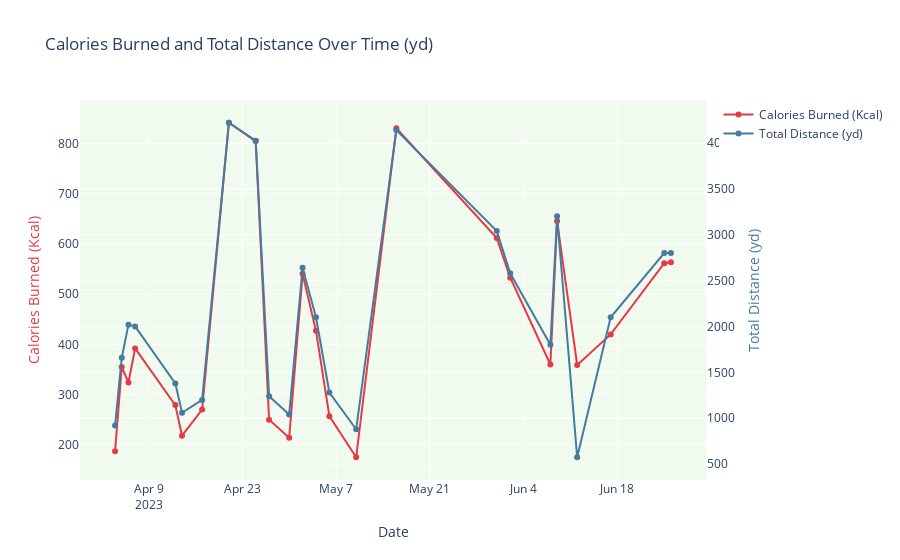
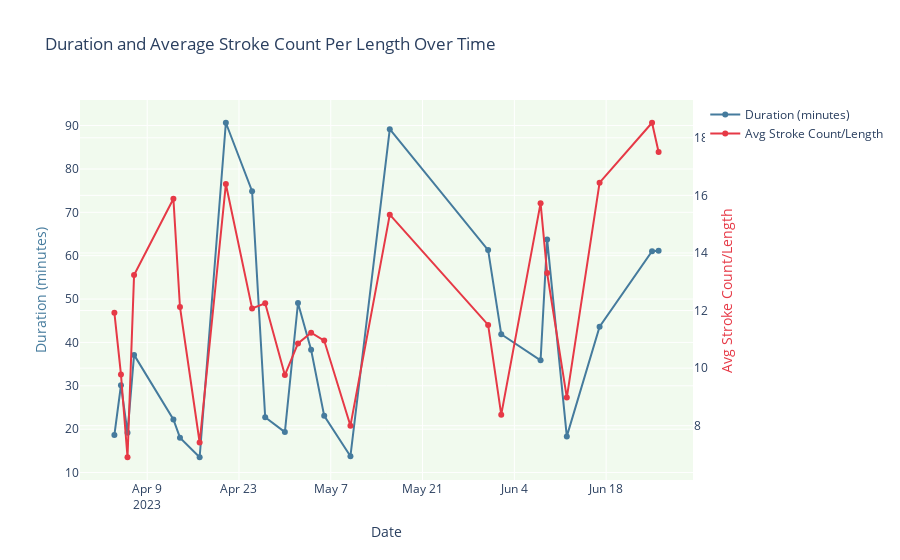

Source (notebook cell) for these figures, in order:
### Code cell
import pandas as pd
import plotly.graph_objects as go

# Load the aggregated swim data
data_path = '/Users/ngirmay/Documents/GitHub/ironman_retrospective/form_swimming/form_swim_data/aggregated_swim_data.csv'
swim_data = pd.read_csv(data_path)

# Ensure 'Swim Date' is in datetime format
swim_data['Swim Date'] = pd.to_datetime(swim_data['Swim Date'])

# Define the path to save visualizations and statistics
visualization_save_path = '/Users/ngirmay/Documents/GitHub/ironman_retrospective/IronMan_2023/swim/visualizations/'
stats_save_path = '/Users/ngirmay/Documents/GitHub/ironman_retrospective/IronMan_2023/swim/stats/'

# --- Visualization 1: Calories Burned and Total Distance Swum Over Time ---
fig_calories_distance = go.Figure()

# Add Calories Burned as a line plot
fig_calories_distance.add_trace(go.Scatter(x=swim_data['Swim Date'], y=swim_data['Calories'],
                          mode='lines+markers', name='Calories Burned (Kcal)', line=dict(color='#e63946')))

# Add Total Distance as a line plot on the same graph
fig_calories_distance.add_trace(go.Scatter(x=swim_data['Swim Date'], y=swim_data['Dist (yd)'],
                          mode='lines+markers', name='Total Distance (yd)', line=dict(color='#457b9d'), yaxis='y2'))

# Add secondary y-axis for the distance
fig_calories_distance.update_layout(
    title="Calories Burned and Total Distance Over Time (yd)",
    xaxis=dict(title='Date'),
    yaxis=dict(title='Calories Burned (Kcal)', titlefont=dict(color='#e63946')),
    yaxis2=dict(title='Total Distance (yd)', titlefont=dict(color='#457b9d'), overlaying='y', side='right'),
    plot_bgcolor='#f1faee'
)

# Save the first plot as HTML
fig_calories_distance.write_html(f"{visualization_save_path}calories_burned_total_distance.html")
# Show the first plot
fig_calories_distance.show()

# --- Visualization 2: Duration and Average Stroke Count Per Length Over Time ---
fig_duration_stroke_count = go.Figure()

# Add Duration (in minutes) as a line plot
fig_duration_stroke_count.add_trace(go.Scatter(x=swim_data['Swim Date'], y=swim_data['Move Time (min)'],
                          mode='lines+markers', name='Duration (minutes)', line=dict(color='#457b9d')))

# Add Average Stroke Count Per Length as a line plot on the same graph
fig_duration_stroke_count.add_trace(go.Scatter(x=swim_data['Swim Date'], y=swim_data['Avg Strk Count/Len'],
                          mode='lines+markers', name='Avg Stroke Count/Length', line=dict(color='#e63946'), yaxis='y2'))

# Add secondary y-axis for the average stroke count per length
fig_duration_stroke_count.update_layout(
    title="Duration and Average Stroke Count Per Length Over Time",
    xaxis=dict(title='Date'),
    yaxis=dict(title='Duration (minutes)', titlefont=dict(color='#457b9d')),
    yaxis2=dict(title='Avg Stroke Count/Length', titlefont=dict(color='#e63946'), overlaying='y', side='right'),
    plot_bgcolor='#f1faee'
)

# Save the second plot as HTML
fig_duration_stroke_count.write_html(f"{visualization_save_path}duration_avg_stroke_count_over_time.html")
# Show the second plot
fig_duration_stroke_count.show()

# --- Summary Statistics ---
summary_statistics_df = swim_data[['Calories', 'Dist (yd)', 'Move Time (min)', 'Avg Strk Count/Len']].describe().T
summary_statistics_df.columns = ['Count', 'Mean', 'Std Dev', 'Min', '25%', '50%', '75%', 'Max']

# Round the summary statistics to two decimal places
summary_statistics_df = summary_statistics_df.round(2)

# Save the summary statistics to a CSV file and HTML file
summary_statistics_df.to_csv(f"{stats_save_path}swim_summary_statistics.csv")
summary_statistics_df.to_html(f"{stats_save_path}swim_summary_statistics.html")

# Display summary statistics in a neat format in the notebook
summary_statistics_html = summary_statistics_df.to_html(classes="table table-striped", border=0)
display(HTML(f"<h3>Summary Statistics</h3>{summary_statistics_html}"))

### Figure 1 — Plotly figure (JSON) as saved in the notebook; plotly's stock layout.template omitted (floating-point values rounded to 4 significant figures)
{"data": [{"line": {"color": "#e63946"}, "mode": "lines+markers", "name": "Calories Burned (Kcal)", "type": "scatter", "x": ["2023-04-04T00:00:00", "2023-04-05T00:00:00", "2023-04-06T00:00:00", "2023-04-07T00:00:00", "2023-04-13T00:00:00", "2023-04-14T00:00:00", "2023-04-17T00:00:00", "2023-04-21T00:00:00", "2023-04-25T00:00:00", "2023-04-27T00:00:00", "2023-04-30T00:00:00", "2023-05-02T00:00:00", "2023-05-04T00:00:00", "2023-05-06T00:00:00", "2023-05-10T00:00:00", "2023-05-16T00:00:00", "2023-05-31T00:00:00", "2023-06-02T00:00:00", "2023-06-08T00:00:00", "2023-06-09T00:00:00", "2023-06-12T00:00:00", "2023-06-17T00:00:00", "2023-06-25T00:00:00", "2023-06-26T00:00:00"], "y": [187, 355, 324, 392, 279, 218, 270, 842, 806, 250, 214, 541, 427, 257, 175, 831, 612, 533, 360, 646, 359, 420, 562, 564]}, {"line": {"color": "#457b9d"}, "mode": "lines+markers", "name": "Total Distance (yd)", "type": "scatter", "x": ["2023-04-04T00:00:00", "2023-04-05T00:00:00", "2023-04-06T00:00:00", "2023-04-07T00:00:00", "2023-04-13T00:00:00", "2023-04-14T00:00:00", "2023-04-17T00:00:00", "2023-04-21T00:00:00", "2023-04-25T00:00:00", "2023-04-27T00:00:00", "2023-04-30T00:00:00", "2023-05-02T00:00:00", "2023-05-04T00:00:00", "2023-05-06T00:00:00", "2023-05-10T00:00:00", "2023-05-16T00:00:00", "2023-05-31T00:00:00", "2023-06-02T00:00:00", "2023-06-08T00:00:00", "2023-06-09T00:00:00", "2023-06-12T00:00:00", "2023-06-17T00:00:00", "2023-06-25T00:00:00", "2023-06-26T00:00:00"], "y": [920, 1660, 2020, 2000, 1380, 1060, 1200, 4220, 4020, 1240, 1040, 2640, 2100, 1280, 880, 4140, 3040, 2580, 1800, 3200, 575, 2100, 2800, 2800], "yaxis": "y2"}], "layout": {"plot_bgcolor": "#f1faee", "title": {"text": "Calories Burned and Total Distance Over Time (yd)"}, "xaxis": {"title": {"text": "Date"}}, "yaxis": {"title": {"font": {"color": "#e63946"}, "text": "Calories Burned (Kcal)"}}, "yaxis2": {"overlaying": "y", "side": "right", "title": {"font": {"color": "#457b9d"}, "text": "Total Distance (yd)"}}}}

### Figure 2 — Plotly figure (JSON) as saved in the notebook; plotly's stock layout.template omitted (floating-point values rounded to 4 significant figures)
{"data": [{"line": {"color": "#457b9d"}, "mode": "lines+markers", "name": "Duration (minutes)", "type": "scatter", "x": ["2023-04-04T00:00:00", "2023-04-05T00:00:00", "2023-04-06T00:00:00", "2023-04-07T00:00:00", "2023-04-13T00:00:00", "2023-04-14T00:00:00", "2023-04-17T00:00:00", "2023-04-21T00:00:00", "2023-04-25T00:00:00", "2023-04-27T00:00:00", "2023-04-30T00:00:00", "2023-05-02T00:00:00", "2023-05-04T00:00:00", "2023-05-06T00:00:00", "2023-05-10T00:00:00", "2023-05-16T00:00:00", "2023-05-31T00:00:00", "2023-06-02T00:00:00", "2023-06-08T00:00:00", "2023-06-09T00:00:00", "2023-06-12T00:00:00", "2023-06-17T00:00:00", "2023-06-25T00:00:00", "2023-06-26T00:00:00"], "y": [18.68, 30.13, 19.2, 37.13, 22.24, 18.04, 13.53, 90.65, 74.88, 22.76, 19.32, 49.09, 38.3, 23.07, 13.76, 89.17, 61.29, 41.89, 35.87, 63.74, 18.34, 43.61, 61.03, 61.16]}, {"line": {"color": "#e63946"}, "mode": "lines+markers", "name": "Avg Stroke Count/Length", "type": "scatter", "x": ["2023-04-04T00:00:00", "2023-04-05T00:00:00", "2023-04-06T00:00:00", "2023-04-07T00:00:00", "2023-04-13T00:00:00", "2023-04-14T00:00:00", "2023-04-17T00:00:00", "2023-04-21T00:00:00", "2023-04-25T00:00:00", "2023-04-27T00:00:00", "2023-04-30T00:00:00", "2023-05-02T00:00:00", "2023-05-04T00:00:00", "2023-05-06T00:00:00", "2023-05-10T00:00:00", "2023-05-16T00:00:00", "2023-05-31T00:00:00", "2023-06-02T00:00:00", "2023-06-08T00:00:00", "2023-06-09T00:00:00", "2023-06-12T00:00:00", "2023-06-17T00:00:00", "2023-06-25T00:00:00", "2023-06-26T00:00:00"], "y": [11.92, 9.781, 6.904, 13.23, 15.88, 12.12, 7.416, 16.39, 12.07, 12.25, 9.76, 10.86, 11.23, 10.96, 8, 15.33, 11.5, 8.383, 15.73, 13.3, 8.975, 16.44, 18.52, 17.51], "yaxis": "y2"}], "layout": {"plot_bgcolor": "#f1faee", "title": {"text": "Duration and Average Stroke Count Per Length Over Time"}, "xaxis": {"title": {"text": "Date"}}, "yaxis": {"title": {"font": {"color": "#457b9d"}, "text": "Duration (minutes)"}}, "yaxis2": {"overlaying": "y", "side": "right", "title": {"font": {"color": "#e63946"}, "text": "Avg Stroke Count/Length"}}}}
